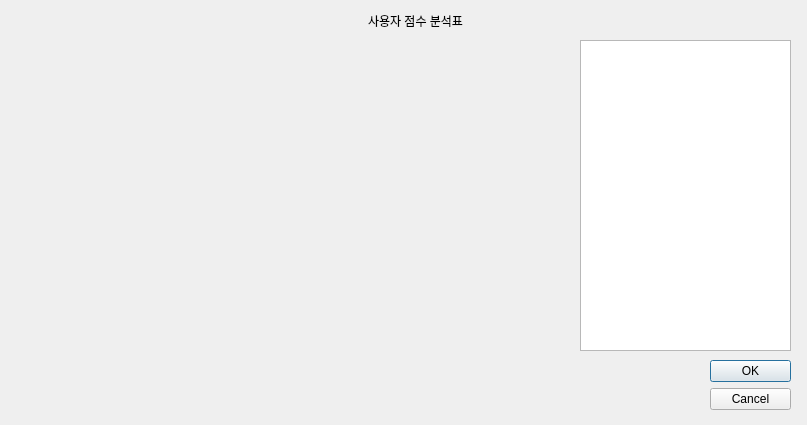
<?xml version="1.0" encoding="UTF-8"?>
<ui version="4.0">
 <class>Dialog</class>
 <widget class="QDialog" name="Dialog">
  <property name="geometry">
   <rect>
    <x>0</x>
    <y>0</y>
    <width>807</width>
    <height>425</height>
   </rect>
  </property>
  <property name="windowTitle">
   <string>Dialog</string>
  </property>
  <widget class="QDialogButtonBox" name="buttonBox">
   <property name="geometry">
    <rect>
     <x>710</x>
     <y>360</y>
     <width>81</width>
     <height>241</height>
    </rect>
   </property>
   <property name="orientation">
    <enum>Qt::Vertical</enum>
   </property>
   <property name="standardButtons">
    <set>QDialogButtonBox::Cancel|QDialogButtonBox::Ok</set>
   </property>
  </widget>
  <widget class="QLabel" name="label">
   <property name="geometry">
    <rect>
     <x>310</x>
     <y>10</y>
     <width>211</width>
     <height>21</height>
    </rect>
   </property>
   <property name="text">
    <string>사용자 점수 분석표</string>
   </property>
   <property name="alignment">
    <set>Qt::AlignCenter</set>
   </property>
  </widget>
  <widget class="QTextEdit" name="textEdit">
   <property name="geometry">
    <rect>
     <x>580</x>
     <y>40</y>
     <width>211</width>
     <height>311</height>
    </rect>
   </property>
  </widget>
  <widget class="QWidget" name="verticalLayoutWidget">
   <property name="geometry">
    <rect>
     <x>20</x>
     <y>40</y>
     <width>551</width>
     <height>311</height>
    </rect>
   </property>
   <layout class="QVBoxLayout" name="graph_verticalLayout"/>
  </widget>
 </widget>
 <resources/>
 <connections>
  <connection>
   <sender>buttonBox</sender>
   <signal>accepted()</signal>
   <receiver>Dialog</receiver>
   <slot>accept()</slot>
   <hints>
    <hint type="sourcelabel">
     <x>248</x>
     <y>254</y>
    </hint>
    <hint type="destinationlabel">
     <x>157</x>
     <y>274</y>
    </hint>
   </hints>
  </connection>
  <connection>
   <sender>buttonBox</sender>
   <signal>rejected()</signal>
   <receiver>Dialog</receiver>
   <slot>reject()</slot>
   <hints>
    <hint type="sourcelabel">
     <x>316</x>
     <y>260</y>
    </hint>
    <hint type="destinationlabel">
     <x>286</x>
     <y>274</y>
    </hint>
   </hints>
  </connection>
 </connections>
</ui>
